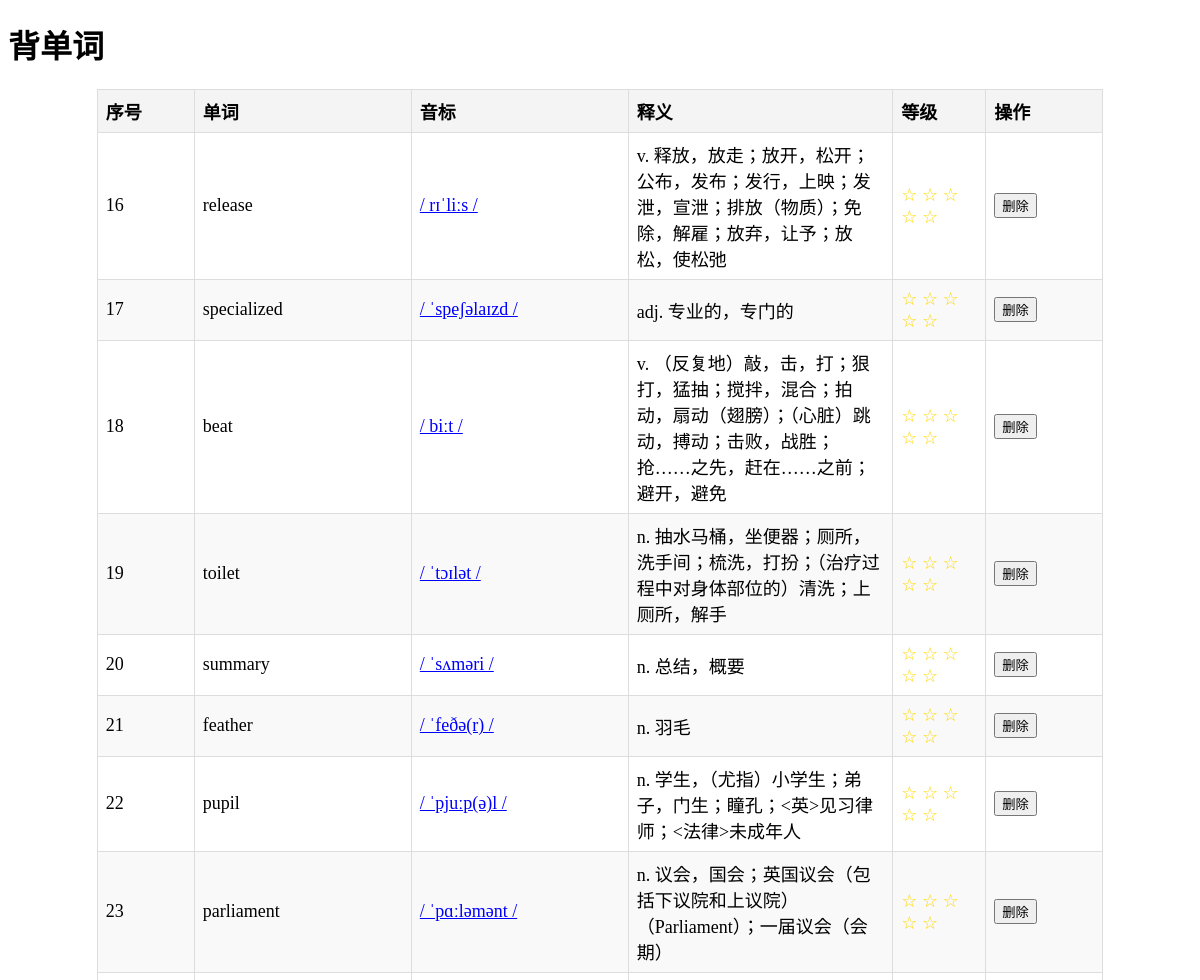
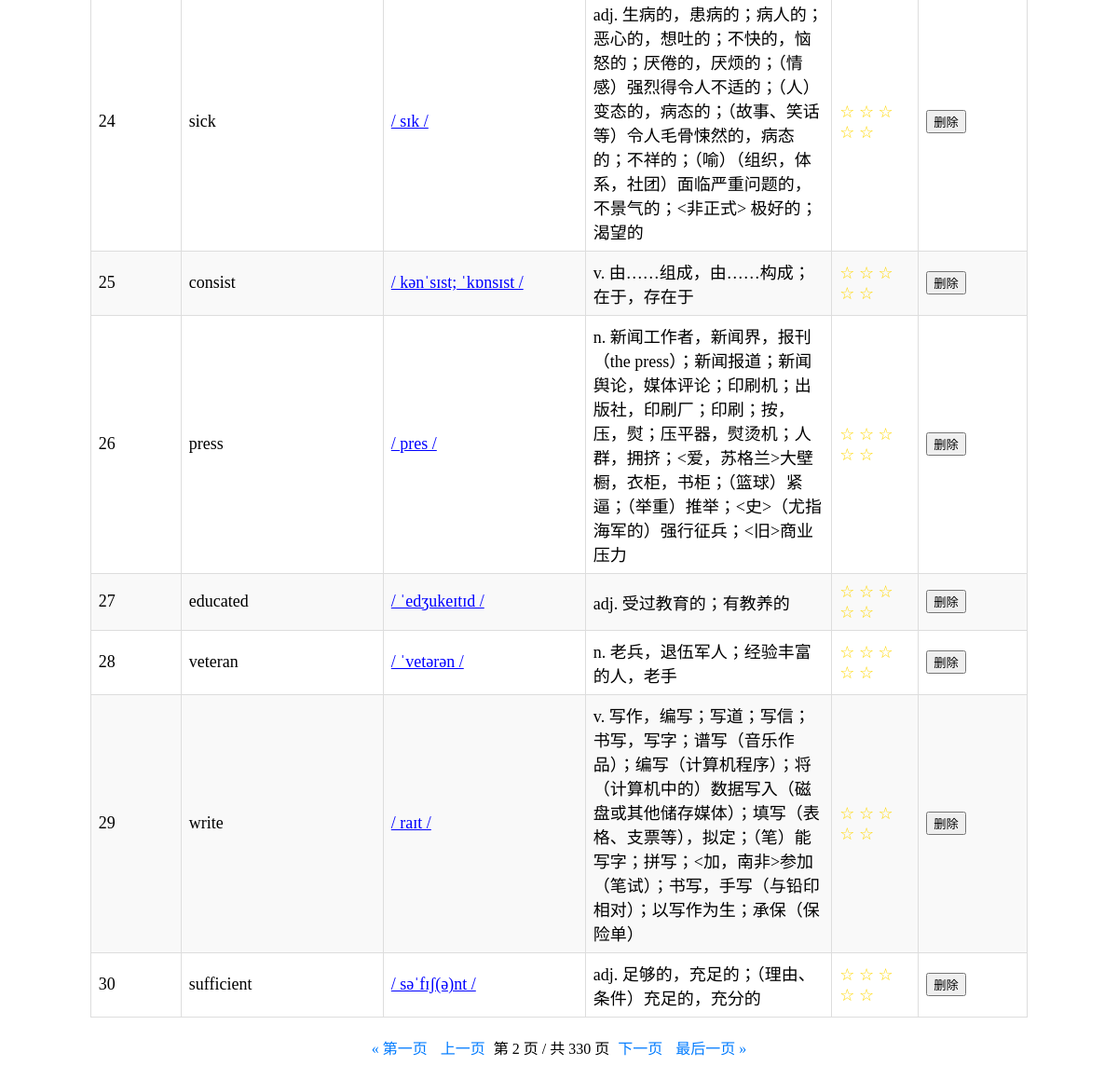
The app's page /words/?page=2 with its own data (2 pictures, top to bottom).
### learning/models.py (models this page shows, shortened)
class Word(models.Model):
    word = models.CharField(max_length=100)
    definition = models.CharField(max_length=100)
    example = models.TextField()
    phonetic_uk = models.CharField(max_length=100, blank=True)  # 英音发音地址
    phonetic = models.CharField(max_length=100, blank=True)
    phonetic_us = models.CharField(max_length=100, blank=True)  # 美音发音地址
    rating = models.IntegerField(default=0, choices=[(i, str(i)) for i in range(0, 6)])  # 单词本身的难度评分

### learning/views.py (the view)
# urls.py: path('words/', views.word_list, name='word_list'),  # 单词列表页
def word_list(request):
    words = Word.objects.all().order_by('id')  # 按 id 排序，确保分页顺序一致
    paginator = Paginator(words, 15)
    page_number = request.GET.get('page')  # 获取当前页码
    page_obj = paginator.get_page(page_number)  # 获取当前页的数据
    start_index = (page_obj.number - 1) * paginator.per_page  # 当前页的起始索引
    for index, word in enumerate(page_obj.object_list, start=start_index + 1):
        word.global_index = index  # 为每个单词对象添加全局序号
    return render(request, 'learning/word_list.html', {'page_obj': page_obj})

### learning/templates/learning/word_list.html (shortened to what this page needs)
<!DOCTYPE html>
<html lang="en">
<head>
</head>
<body>
<h1>背单词</h1>
<div class="container">
    <table>
        <thead>
        <tr>
            <th>序号</th>
            <th>单词</th>
            <th>音标</th>
            <th>释义</th>
            <th>等级</th>
            <th>操作</th>
        </tr>
        </thead>
        <tbody>
        {% for word in page_obj %}
        <tr>
            <td class="index">{{ word.global_index }}</td>
            <td class="word">{{ word.word }}</td>
            <td class="phonetic" onclick="playAudio('{{ word.word }}')">{{ word.phonetic }}</td>
            <td class="definition">{{ word.definition }}</td>
            <td>
                {% for i in "12345" %}
                <span class="rating">{% if forloop.counter <= word.rating %}★{% else %}☆{% endif %}</span>
                {% endfor %}
            </td>
            <td class="actions">
                <form action="{% url 'delete_word' word.id %}" method="post" style="display:inline;">
                    <button type="submit" onclick="return confirm('确定要删除这个单词吗？')">删除</button>
                </form>
            </td>
        </tr>
        {% endfor %}
        </tbody>
    </table>
    <div class="pagination">
        {% if page_obj.has_previous %}
        <a href="?page=1">&laquo; 第一页</a>
        <a href="?page={{ page_obj.previous_page_number }}">上一页</a>
        {% endif %}
        <span class="current">
            第 {{ page_obj.number }} 页 / 共 {{ page_obj.paginator.num_pages }} 页
        </span>
        {% if page_obj.has_next %}
        <a href="?page={{ page_obj.next_page_number }}">下一页</a>
        <a href="?page={{ page_obj.paginator.num_pages }}">最后一页 &raquo;</a>
        {% endif %}
    </div>
</div>
</body>
</html>

### learning/templates/learning/word_list.html (style rules this page uses)
.container { width: 85%; margin: 0 auto; }
table { width: 100%; border-collapse: collapse; margin: 20px 0; font-size: 18px; text-align: left; table-layout: auto; }
th, td { border: 1px solid #ddd; padding: 8px; }
.index { width: 80px; }
th { background-color: #f4f4f4; }
tr:nth-child(even) { background-color: #f9f9f9; }
.rating { color: gold; }
td.definition { max-width: 300px; white-space: normal; word-wrap: break-word; }
td.word, td.phonetic { width: 200px; white-space: nowrap; }
td.actions { width: 100px; white-space: nowrap; }
.phonetic { width: 200px; cursor: pointer; color: blue; text-decoration: underline; }
.pagination { margin-top: 20px; text-align: center; }
.pagination a { margin: 0 5px; text-decoration: none; color: #007BFF; }

### records on screen
Word: global_index "16", word "release", phonetic "/ rɪˈliːs /", definition "v. 释放，放走；放开，松开；公布，发布；发行，上映；发泄，宣泄；排放（物质）；免除，解雇；放弃，让予；放松，使松弛", rating 0 (drawn)
Word: global_index "17", word "specialized", phonetic "/ ˈspeʃəlaɪzd /", definition "adj. 专业的，专门的", rating 0 (drawn)
Word: global_index "18", word "beat", phonetic "/ biːt /", definition "v. （反复地）敲，击，打；狠打，猛抽；搅拌，混合；拍动，扇动（翅膀）；（心脏）跳动，搏动；击败，战胜；抢……之先，赶在……之前；避开，避免", rating 0 (drawn)
Word: global_index "19", word "toilet", phonetic "/ ˈtɔɪlət /", definition "n. 抽水马桶，坐便器；厕所，洗手间；梳洗，打扮；（治疗过程中对身体部位的）清洗；上厕所，解手", rating 0 (drawn)
Word: global_index "20", word "summary", phonetic "/ ˈsʌməri /", definition "n. 总结，概要", rating 0 (drawn)
Word: global_index "21", word "feather", phonetic "/ ˈfeðə(r) /", definition "n. 羽毛", rating 0 (drawn)
Word: global_index "22", word "pupil", phonetic "/ ˈpjuːp(ə)l /", definition "n. 学生，（尤指）小学生；弟子，门生；瞳孔；<英>见习律师；<法律>未成年人", rating 0 (drawn)
Word: global_index "23", word "parliament", phonetic "/ ˈpɑːləmənt /", definition "n. 议会，国会；英国议会（包括下议院和上议院）（Parliament）；一届议会（会期）", rating 0 (drawn)
Word: global_index "24", word "sick", phonetic "/ sɪk /", definition "adj. 生病的，患病的；病人的；恶心的，想吐的；不快的，恼怒的；厌倦的，厌烦的；（情感）强烈得令人不适的；（人）变态的，病态的；（故事、笑话等）令人毛骨悚然的，病态的；不祥的；（喻）（组织，体系，社团）面临严重问题的，不景气的；<非正式> 极好的；渴望的", rating 0 (drawn)
Word: global_index "25", word "consist", phonetic "/ kənˈsɪst; ˈkɒnsɪst /", definition "v. 由……组成，由……构成；在于，存在于", rating 0 (drawn)
Word: global_index "26", word "press", phonetic "/ pres /", definition "n. 新闻工作者，新闻界，报刊（the press）；新闻报道；新闻舆论，媒体评论；印刷机；出版社，印刷厂；印刷；按，压，熨；压平器，熨烫机；人群，拥挤；<爱，苏格兰>大壁橱，衣柜，书柜；（篮球）紧逼；（举重）推举；<史>（尤指海军的）强行征兵；<旧>商业压力", rating 0 (drawn)
Word: global_index "27", word "educated", phonetic "/ ˈedʒukeɪtɪd /", definition "adj. 受过教育的；有教养的", rating 0 (drawn)
Word: global_index "28", word "veteran", phonetic "/ ˈvetərən /", definition "n. 老兵，退伍军人；经验丰富的人，老手", rating 0 (drawn)
Word: global_index "29", word "write", phonetic "/ raɪt /", definition "v. 写作，编写；写道；写信；书写，写字；谱写（音乐作品）；编写（计算机程序）；将（计算机中的）数据写入（磁盘或其他储存媒体）；填写（表格、支票等），拟定；（笔）能写字；拼写；<加，南非>参加（笔试）；书写，手写（与铅印相对）；以写作为生；承保（保险单）", rating 0 (drawn)
Word: global_index "30", word "sufficient", phonetic "/ səˈfɪʃ(ə)nt /", definition "adj. 足够的，充足的；（理由、条件）充足的，充分的", rating 0 (drawn)

### other values on screen
{{ page_obj.number }} "2"
{{ page_obj.paginator.num_pages }} "330"
